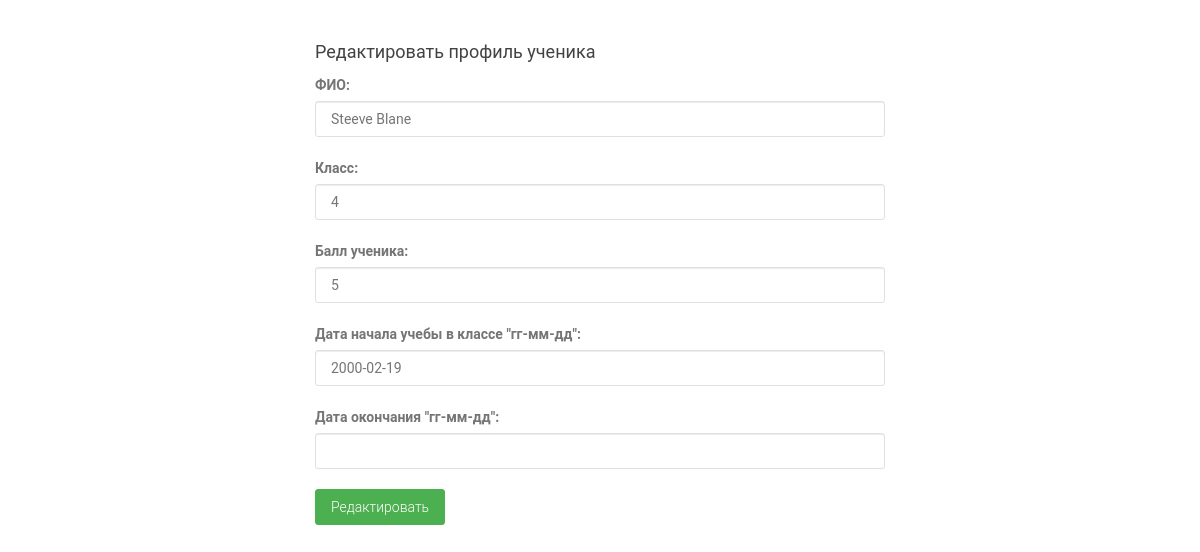
Screenshot of /edit_pupil_profile.php?pupil_id=1 with the database file from the repository.
### tables this page shows
CREATE TABLE `pupil` (
  `id` int(11) NOT NULL AUTO_INCREMENT,
  `full_name` varchar(255) NOT NULL,
  `class_id` int(11) NOT NULL,
  `score` int(11) DEFAULT NULL,
  `start_date` date DEFAULT NULL,
  `graduation_date` date DEFAULT NULL,
  PRIMARY KEY (`id`)
);

### edit_pupil_profile.php (the view, shortened to what this page needs)
<?php require_once 'header.php' ?>
	<div class="col-md-6 col-md-offset-3 margin-top-30">
		<?php
			if(isset($_GET['pupil_id'])) {
				$pupilId = (int)$_GET['pupil_id'];
				$sth = $db->prepare('SELECT * FROM pupil WHERE id = :pupilId');
				$sth->bindParam(':pupilId', $pupilId);
				$sth->execute();
				$pupil = $sth->fetch(PDO::FETCH_ASSOC);
			}
		?>
		<h4>Редактировать профиль ученика</h4>
			<form action="" method="POST">
		  <div class="form-group">
		    <label for="fio">ФИО:</label>
		    <input type="text" value="<?= $pupil['full_name']?>" class="form-control" id="fio" name="fio">
		  </div>
		    <div class="form-group">
		    <label for="class">Класс:</label>
		    <input type="text" value="<?= $pupil['class_id']?>" class="form-control" id="class" name="class">
		  </div>
		  <div class="form-group">
		    <label for="score">Балл ученика:</label>
		    <input type="text" value="<?= $pupil['score']?>" class="form-control" id="score" name="score">
		  </div>
		  <div class="form-group">
		    <label for="start_date">Дата начала учебы в классе "гг-мм-дд":</label>
		    <input type="text" value="<?= $pupil['start_date']?>" class="form-control" id="start_date" name="start_date">
		  </div>
		  <div class="form-group">
		    <label for="graduation_date">Дата окончания "гг-мм-дд":</label>
		    <input type="text" value="<?= $pupil['graduation_date']?>" class="form-control" id="graduation_date" name="graduation_date">
		  </div>
		  <button type="submit" class="btn btn-success">Редактировать</button>
		</form>
	</div>
<?php require_once 'footer.php' ?>

### assets/css/style.css (style rules this page uses)
.margin-top-30 { margin-top: 30px; }

### rows the page displays
pupil: fio "Steeve Blane", class "4", score "5", start_date "2000-02-19"
